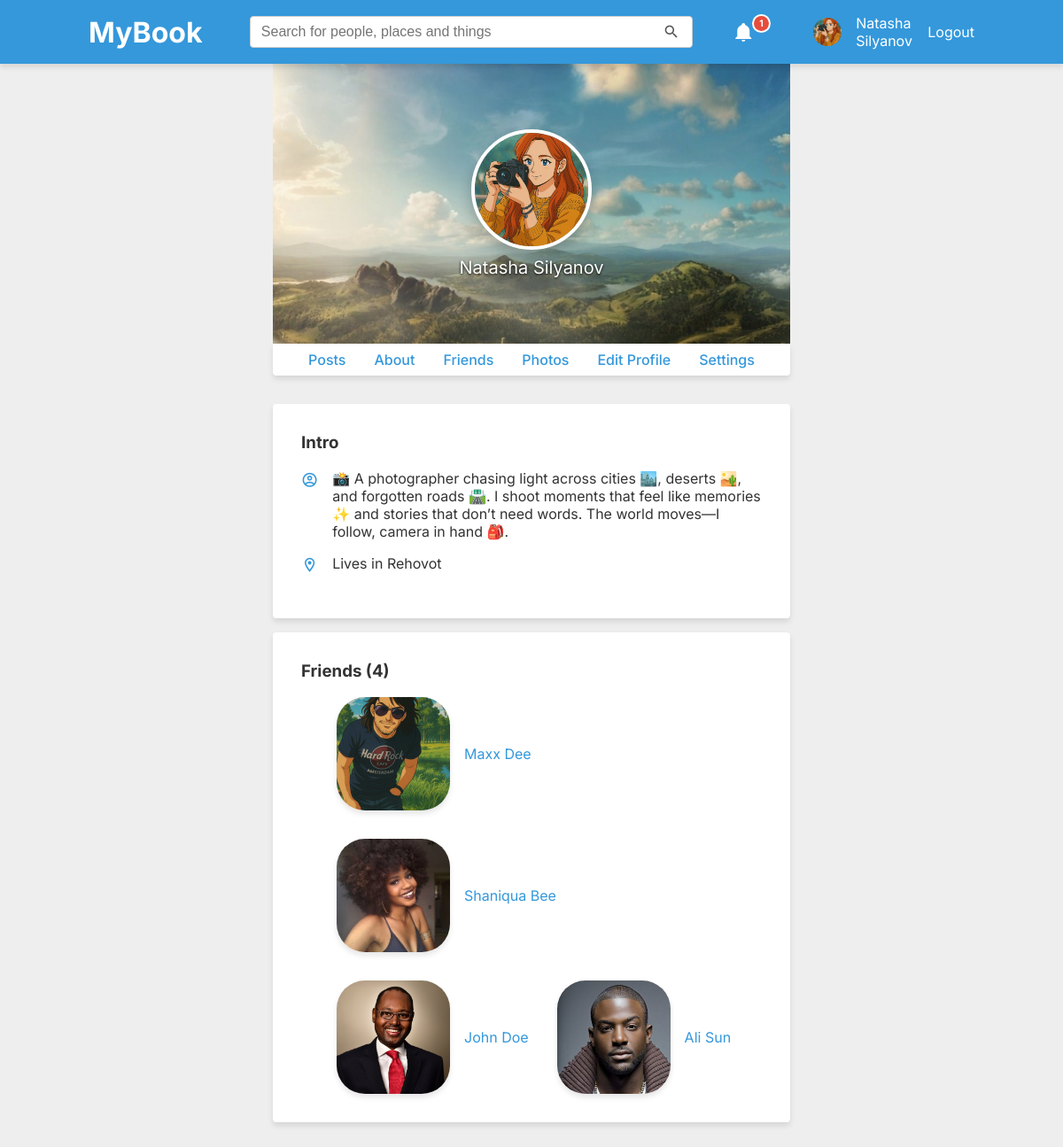
Page /pages/about.php?u=nsilyanova (signed in) on the committed database.
### tables this page shows
CREATE TABLE users (
    id INTEGER PRIMARY KEY AUTOINCREMENT,
    username TEXT NOT NULL UNIQUE,
    email TEXT NOT NULL UNIQUE,
    password TEXT NOT NULL,
    created_at DATETIME DEFAULT CURRENT_TIMESTAMP
, avatar TEXT, cover TEXT, gender TEXT, display_name TEXT, about_me TEXT, location VARCHAR);

### includes/classes/UserManager.php (called while the page is built, shortened)
<?php
class UserManager
{
    private PDO $pdo;
    public function __construct(PDO $pdo)
    {
        $this->pdo = $pdo;
    }
    public function getUserByUsername(string $username): ?array
    {
        $stmt = $this->pdo->prepare(
            "SELECT *
                    FROM users
                    WHERE username = :username"
        );
        $stmt->execute(['username' => $username]);
        $user = $stmt->fetch(PDO::FETCH_ASSOC);
        return $user ?: null;
    }
    public function getUserByUserId(string $user_id): ?array
    {
        $stmt = $this->pdo->prepare(
            "SELECT *
                    FROM users
                    WHERE id = :user_id"
        );
        $stmt->execute(['user_id' => $user_id]);
        $user = $stmt->fetch(PDO::FETCH_ASSOC);
        return $user ?: null;
    }
}

### includes/classes/NotificationsRenderer.php (the view)
<?php
class NotificationsRenderer
{
    private PDO $pdo;
    public function __construct(PDO $pdo)
    {
        $this->pdo = $pdo;
    }
    public function renderDropdown(array $notifications): string
    {
        $html = '<ul>';
        foreach ($notifications as $notification) {
            $html .= $this->renderItem($notification);
        }
        $html .= '</ul>';
        return $html;
    }
    public function renderItem(array $notification): string
    {
        $userManager = new UserManager($this->pdo);
        $actorId = $notification['actor_id'] ?? null;
        if ($actorId) {
            $actor = $userManager->getUserByUserId($actorId);
        } else {
            $actor = [
                'display_name' => 'System',
                'avatar' => '/assets/img/default-avatar.png'
            ];
        }
        $when = timeAgoShort($notification['created_at']);
        return '<li class="notification-item">
                    <a href="' . $notification['link'] . '" class="' . ($notification['is_read'] ? '' : 'new') . '">
                        <img src="' . $actor['avatar'] . '" alt="Profile" class="avatar-small">
                        <div>
                            <span class="notification-text">' . $notification['content'] . '</span>
                            <span class="post-date">' . $when . '</span>
                        </div>
                    </a>
                </li>';
    }
}

### includes/classes/NotificationsManager.php (called while the page is built, shortened)
<?php
class NotificationsManager
{
    public  function getAllByUser(PDO $pdo, int $user_id): ?array
    {
        $stmt = $pdo->prepare(
            "SELECT *
                    FROM notifications
                    WHERE user_id = :user_id
                    ORDER BY created_at DESC"
        );
        $stmt->execute(['user_id' => $user_id]);
        $notifications = $stmt->fetchAll(PDO::FETCH_ASSOC);
        return $notifications ?: null;
    }
}

### includes/autoloader.php (called while the page is built, shortened)
<?php
spl_autoload_register(function ($class) {
    $classPath = __DIR__ . '/classes/' . $class . '.php';
});

### includes/classes/NotificationsRenderer.php (the view)
<?php
class NotificationsRenderer
{
    private PDO $pdo;
    public function __construct(PDO $pdo)
    {
        $this->pdo = $pdo;
    }
    public function renderDropdown(array $notifications): string
    {
        $html = '<ul>';
        foreach ($notifications as $notification) {
            $html .= $this->renderItem($notification);
        }
        $html .= '</ul>';
        return $html;
    }
    public function renderItem(array $notification): string
    {
        $userManager = new UserManager($this->pdo);
        $actorId = $notification['actor_id'] ?? null;
        if ($actorId) {
            $actor = $userManager->getUserByUserId($actorId);
        } else {
            $actor = [
                'display_name' => 'System',
                'avatar' => '/assets/img/default-avatar.png'
            ];
        }
        $when = timeAgoShort($notification['created_at']);
        return '<li class="notification-item">
                    <a href="' . $notification['link'] . '" class="' . ($notification['is_read'] ? '' : 'new') . '">
                        <img src="' . $actor['avatar'] . '" alt="Profile" class="avatar-small">
                        <div>
                            <span class="notification-text">' . $notification['content'] . '</span>
                            <span class="post-date">' . $when . '</span>
                        </div>
                    </a>
                </li>';
    }
}

### includes/modules/user-avatar.php
<div class="avatar">
    <a href="<?= $BASE_URL ?>/pages/profile.php?u=<?= $user["username"] ?>">
        <img src="<?= $BASE_URL ?><?= $user['avatar'] ?>" alt="Profile" class="avatar-small">
        <span class="username"><?= $user["display_name"] ?></span>
    </a>
    <?php include_once __DIR__ . '/user-logout.php'; ?>
</div>

### includes/profile-cover.php (shortened to what this page needs)
<div class="profile-top" style="background-image: url('<?= $coverImage ?>');">
    <img src="<?= $profilePicUrl ?>" alt="Profile" class="avatar-large avatar-large shadow border">
    <p class="username text-shadow"><?= $profileFullName ?></p>
</div>

### includes/modules/about-box.php (shortened to what this page needs)
<?php
$pdo = getDBConnection();
$UserManager = new UserManager($pdo);
$user = $UserManager->getUserByUsername($username);
?>
<div class="content-box">
    <h3>Intro</h3>
    <div class="sidebar-item">
        <i class="mdi mdi-account-circle-outline"></i>
        <p><?= !empty($user['about_me']) ? htmlspecialchars($user['about_me']) : 'No information provided yet.'; ?></p>
    </div>
    <div class="sidebar-item">
        <i class="mdi mdi-map-marker-outline"></i>
        <p><?= !empty($user['location']) ? 'Lives in ' . htmlspecialchars($user['location']) : 'Location not specified.'; ?></p>
    </div>
</div>

### css/base.css (style rules this page uses)
* { margin: 0; }
:root { --primary-color: #3498db; --primary-hover-color: #2980b9; --secondary-color: #2ecc71; --secondary-hover-color: #27ae60; --alert-color: #e74c3c; --alert-hover-color: #c0392b; --warning-color: #f8c555; --info-color: #f5f5f5; --info-hover-color: #fafafa; --primary-text-color: #333; --lighter-text-color: #999; --secondary-text-darker-color: #eeeeee; --secondary-text-color: #fff; --primary-glow-color: #fff; --link-color: #3498db; --container-bg-color: #fff; --primary-bg-color: #eeeeee; --light-bg-color: #e6e6e6; --lighter-bg-color: #f5f5f5; --default-border: 1px solid #ccc; --lighter-border: 1px solid #f5f5f5; --light-border: 1px solid #e6e6e6; --padding-smaller: 0.5em; --padding-small: 1em; --padding-default: 2em; --padding-bigger: 4em; --padding-biggest: 8em; --profile-top-height: 300px; --container-width: 1000px; --border-radius-small: 0.125em; --border-radius-medium: 0.25em; --border-radius-large: 0.5em; --shadow-default: 0 4px 6px rgba(0, 0, 0, 0.1); --shadow-medium: 0 6px 10px rgba(0, 0, 0, 0.15); --shadow-large: 0 8px 15px rgba(0, 0, 0, 0.2); --font-size-small: 0.875rem; --font-size-medium: 1rem; --font-size-large: 1.25rem; --avatar-size-small: 2em; --avatar-size-medium-small: 3em; --avatar-size-medium: 4em; --avatar-size-large: 8em; --avatar-size-larger: 12em; --avatar-size-huge: 16em; --sidebar-max-width: 15em; }
body { font-family: 'Inter', sans-serif; color: var(--primary-text-color); background-color: var(--primary-bg-color); }
a { color: var(--primary-color); text-decoration: none; }

### css/layout.css (style rules this page uses)
#header a { color: var(--secondary-text-color); text-decoration: none; }

### css/components.css (style rules this page uses)
.border { border: 4px solid var(--container-bg-color); }
.shadow { box-shadow: var(--shadow-default); }
.text-shadow { text-shadow: var(--shadow-default); }

### css/social.css (style rules this page uses)
.profile-top { background-size: cover; background-position: center; background-repeat: no-repeat; height: var(--profile-top-height); display: flex; align-items: center; flex-direction: column; justify-content: center; color: var(--secondary-text-color); text-align: center; padding: var(--padding-smaller); gap: var(--padding-smaller); }
.profile-top img { box-shadow: var(--shadow-large); }
.profile-top p.username { text-shadow: 0 1px 3px rgba(0, 0, 0, 1); font-size: var(--font-size-large); }
.avatar-small { border-radius: 50%; width: var(--avatar-size-small); height: var(--avatar-size-small); object-fit: cover; }
.avatar { display: flex; align-items: center; gap: var(--padding-small); justify-content: center; }
.avatar a { display: flex; align-items: center; justify-content: end; gap: var(--padding-small); }
.avatar a span.username { color: var(--secondary-text-color); transition: text-shadow 0.2s ease, color 0.2s ease; }
.avatar-small img, img.avatar-small { border-radius: 50%; width: var(--avatar-size-small); height: var(--avatar-size-small); object-fit: cover; }
.avatar-large img, img.avatar-large { border-radius: 50%; width: var(--avatar-size-large); height: var(--avatar-size-large); object-fit: cover; }
.content-box h3 { padding-bottom: var(--padding-small); }
.content-box, .status-box { color: var(--primary-text-color); background: var(--container-bg-color); padding: var(--padding-default); border-radius: var(--border-radius-medium); box-shadow: var(--shadow-default); margin-bottom: var(--padding-small); }
.sidebar-item { display: flex; align-items: flex-start; gap: var(--padding-small); margin-bottom: var(--padding-small); }
.sidebar-item i { font-size: 1.2rem; color: var(--primary-color); }
.sidebar-item p { margin: 0; font-size: var(--font-size-medium); color: var(--primary-text-color); }

### rows in the picture
users: avatar (placeholder picture), display_name "Natasha Silyanov", cover (picture), about_me "📸 A photographer chasing light across cities 🏙️, deserts 🏜️, and forgotten roads 🛣️. I shoot moments that feel like memories ✨ and stories that don’t need words. The world moves—I follow, camera in hand 🎒.", location "Rehovot"

### other values in the picture
count($unreadNotifications) "1"
count($friends) "4"
$displayName "Maxx Dee"
$displayName "Shaniqua Bee"
$displayName "John Doe"
$displayName "Ali Sun"
